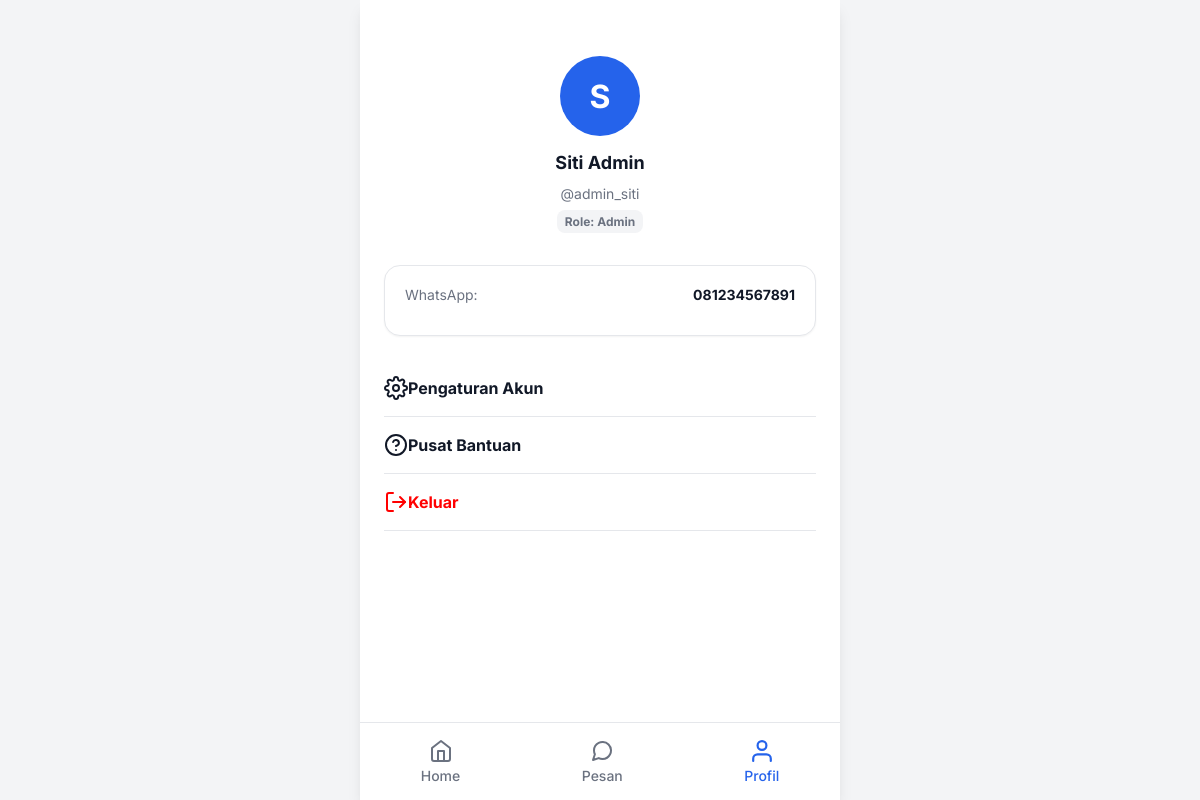
Page /profil.php (signed in) on the committed database.
### tables this page shows
CREATE TABLE IF NOT EXISTS users (
    id INT AUTO_INCREMENT PRIMARY KEY,
    nama VARCHAR(100) NOT NULL,
    whatsapp VARCHAR(20) NOT NULL,
    username VARCHAR(50) UNIQUE NOT NULL,
    password VARCHAR(255) NOT NULL,
    role ENUM('pelanggan', 'admin', 'desainer', 'pekerja', 'pemilik') NOT NULL DEFAULT 'pelanggan'
);

### profil.php (the view, shortened to what this page needs)
<?php
include 'koneksi.php';
$user_id = $_SESSION['user_id'];
$user_q = $conn->query("SELECT * FROM users WHERE id = $user_id");
$user = $user_q->fetch_assoc();
?>
<!DOCTYPE html>
<html lang="id">
<head>
    <link rel="stylesheet" href="style.css">
</head>
<body>
    <div class="mobile-container">
        <div class="content-area">
            <div class="profile-header">
                <div class="profile-avatar">
                    <?= strtoupper(substr($user['nama'], 0, 1)) ?>
                </div>
                <h2><?= htmlspecialchars($user['nama']) ?></h2>
                <p class="text-secondary">@<?= htmlspecialchars($user['username']) ?></p>
                <span class="status-badge" style="display:inline-block; margin-top:8px;">Role: <?= ucfirst($user['role']) ?></span>
            </div>
            <div class="card" style="margin-bottom: 24px;">
                <div class="card-row">
                    <span class="text-secondary">WhatsApp:</span>
                    <span style="font-weight: bold;"><?= htmlspecialchars($user['whatsapp']) ?></span>
                </div>
            </div>
            <ul class="menu-list">
                <li>
                    <a href="#">
                        <i data-feather="settings"></i>
                        Pengaturan Akun
                    </a>
                </li>
                <li>
                    <a href="pesan_bantuan.php">
                        <i data-feather="help-circle"></i>
                        Pusat Bantuan
                    </a>
                </li>
                <li>
                    <a href="logout.php" style="color: red;">
                        <i data-feather="log-out" style="color: red;"></i>
                        Keluar
                    </a>
                </li>
            </ul>
        </div>
        <?php include 'components/bottom_nav.php'; ?>
    </div>
</body>
</html>

### style.css (style rules this page uses)
:root { --primary-color: #2563eb; --primary-hover: #1d4ed8; --bg-color: #f3f4f6; --surface-color: #ffffff; --text-primary: #111827; --text-secondary: #6b7280; --border-color: #e5e7eb; --font-family: "Inter", Arial, sans-serif; --shadow-sm: 0 1px 2px 0 rgb(0 0 0 / 0.05); --shadow-md: 0 4px 6px -1px rgb(0 0 0 / 0.1), 0 2px 4px -2px rgb(0 0 0 / 0.1); --shadow-lg: 0 10px 15px -3px rgb(0 0 0 / 0.1), 0 4px 6px -4px rgb(0 0 0 / 0.1); }
* { box-sizing: border-box; margin: 0; padding: 0; }
body { background-color: var(--bg-color); font-family: var(--font-family); color: var(--text-primary); display: flex; justify-content: center; min-height: 100vh; -webkit-font-smoothing: antialiased; }
.mobile-container { width: 100%; max-width: 480px; background-color: var(--surface-color); min-height: 100vh; position: relative; box-shadow: var(--shadow-lg); display: flex; flex-direction: column; }
h2 { font-size: 18px; font-weight: 700; margin-bottom: 12px; color: var(--text-primary); }
p, label, span { font-size: 14px; }
.text-secondary { color: var(--text-secondary); }
.content-area { padding: 24px; flex-grow: 1; overflow-y: auto; padding-bottom: 90px; }
.card { background-color: var(--surface-color); border: 1px solid var(--border-color); border-radius: 16px; padding: 20px; margin-bottom: 16px; box-shadow: var(--shadow-sm); transition: all 0.2s ease-in-out; }
.status-badge { font-weight: 700; font-size: 12px; padding: 4px 8px; background-color: #f3f4f6; border-radius: 8px; color: var(--text-secondary); }
.card-row { display: flex; justify-content: space-between; margin-bottom: 12px; font-size: 14px; }

### profil.php (style rules this page uses)
.profile-header { text-align: center; padding: 32px 0; }
.profile-avatar { width: 80px; height: 80px; background-color: var(--primary-color); color: var(--surface-color); border-radius: 50%; display: flex; align-items: center; justify-content: center; font-size: 32px; font-weight: bold; margin: 0 auto 16px auto; }
.menu-list { list-style: none; padding: 0; margin-top: 24px; }
.menu-list li { border-bottom: 1px solid var(--border-color); }
.menu-list a { display: flex; align-items: center; padding: 16px 0; color: var(--text-primary); text-decoration: none; font-weight: bold; }

### rows in the picture
users: nama "S", nama "Siti Admin", username "admin_siti", role "Admin", whatsapp "081234567891"
